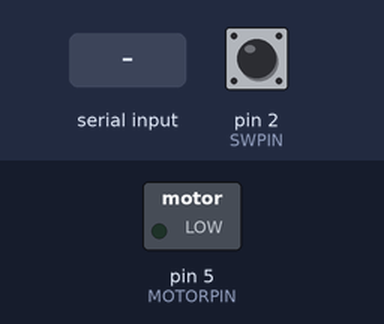
A sketch run on a simulated Arduino Uno, built with avr-gcc and run on an emulated ATmega328P. Parts: switched loads named in the sketch (green lamp = pin HIGH). Inputs (shaded band) come from the test bench; at power-on: pin 2 (SWPIN) HIGH.

Above: at 1.2 s.
1.3 s: "v512,500.\n" received over Serial
At 1.7 s:
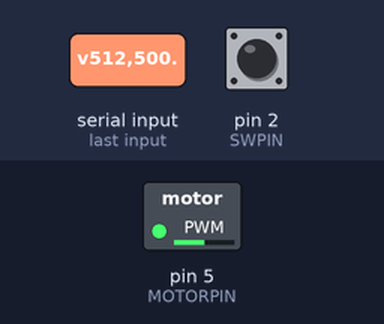
2.8 s: pin 2 (SWPIN) pulled LOW for 0.15 s
At 4.0 s:
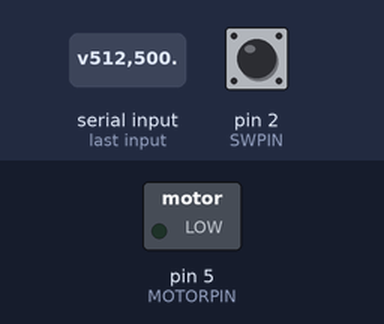
4.4 s: "v512.\n" received over Serial
At 5.2 s:
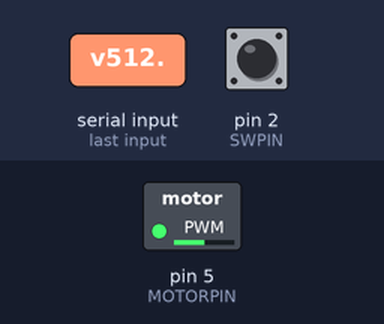
5.9 s: pin 2 (SWPIN) pulled LOW for 1 s
At 6.4 s:
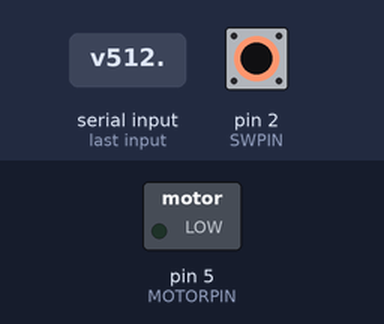
Timing chart, 0 to 8.9 s (numbered marks = the images above; inputs shaded):
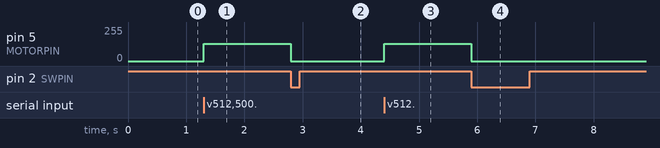

The sketch:

usbvibration.ino
```cpp
// https://www.pjrc.com/teensy/td_libs_TimerOne.html
#include <TimerThree.h>

const int MOTORPIN = 5; // Timer3 PWM for Pololu A-Star 32U4 Micro (ATmega32U4)
const int SWPIN = 2;
const int32_t DEFAULT_PERIOD = 900000; // 900ms. default timer period

const int SWON = LOW;
const int SWOFF = HIGH;

enum {
    PARSER_DUTY = 1,
    PARSER_PERIOD,
    PARSER_END,
};

#define ACCUMNUM(acc, ch) \
    do { \
        if ((acc) < 0) { \
            (acc) = (ch) - '0'; \
        } else { \
            (acc) = (acc) * 10 + (ch) - '0'; \
        } \
    } while (false)

void parseMessage(int letter)
{
    static uint8_t current_token;
    static int duty = -1;
    static int32_t period = -1;

    switch (letter) {
    case 'v':
        // vibration start with optional duty(0-1023) and period[ms].
        // ex: "v512,500.", "v512.", "v."
        current_token = PARSER_DUTY;
        duty = -1;
        period = -1;
        break;
    case '0':
    case '1':
    case '2':
    case '3':
    case '4':
    case '5':
    case '6':
    case '7':
    case '8':
    case '9':
        switch (current_token) {
        case PARSER_DUTY:
            ACCUMNUM(duty, letter);
            break;
        case PARSER_PERIOD:
            ACCUMNUM(period, letter);
            break;
        default:
            break;
        }
        break;
    case ',':
        if (current_token == PARSER_DUTY) {
            current_token = PARSER_PERIOD;
        }
        break;
    case '.':
        if (period > 0) {
            Timer3.setPeriod(period * 1000);
        }
        if (duty >= 0) {
            Timer3.pwm(MOTORPIN, duty);
        }
        //FALLTHRU
    default:
        current_token = PARSER_END;
        duty = -1;
        period = -1;
        break;
    }
}

void setup()
{
    Serial.begin(115200);
    Timer3.initialize(DEFAULT_PERIOD);
    pinMode(SWPIN, INPUT_PULLUP);
}

void loop()
{
    if (digitalRead(SWPIN) == SWON) {
        Timer3.pwm(MOTORPIN, 0); // vibration off
    }
    while (Serial.available()) {
        int letter = Serial.read();
        parseMessage(letter);
    }
}
```

Measured:
- after the input at 1.3 s, pin 5 (MOTORPIN): 0/255 → 128/255 at once
- after the input at 2.8 s, pin 5 (MOTORPIN): 128/255 → 0/255 at once
- after the input at 4.4 s, pin 5 (MOTORPIN): 0/255 → 128/255 at once
- after the input at 5.9 s, pin 5 (MOTORPIN): 128/255 → 0/255 at once
